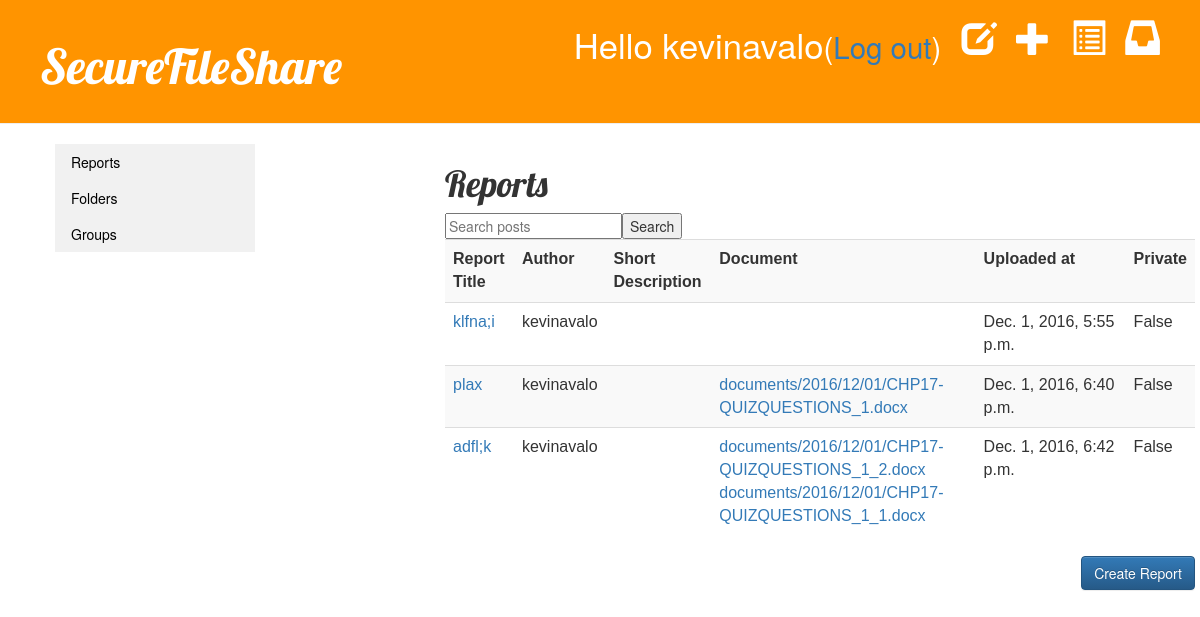
The app's page / (signed in) with its own data.
### blog/models.py (models this page shows, shortened)
class Report(models.Model): #this Report is a django model
    author = models.ForeignKey('auth.User') #link to another model
    title = models.CharField(max_length=200) #text with limited number of chars
    private = models.BooleanField(default=False) #checkbox for private
    short_description = models.CharField(max_length=100, blank=True)
    long_description = models.CharField(max_length=500, blank=True) #text with unlimited number of chars
    group = models.CharField(max_length=100, default="", blank=True)
    documents = models.ManyToManyField(Document)
    folder = models.ForeignKey(Folder, null=True, default=None, blank=True)
    upload_at = models.DateTimeField(auto_now_add=True)
    created_date = models.DateTimeField(default=timezone.now) #date and time
    published_date = models.DateTimeField(blank=True, null=True)

class Document(models.Model):
    document = models.FileField(upload_to='documents/%Y/%m/%d')

### blog/views.py (the view)
# urls.py: url(r'^$', views.report_list, name='report_list'), #views.report_list is the place to go if we arrive at the main page
@login_required
def report_list(request):
    query = request.GET.get("q")
    if query:
        reports = Report.objects.filter((
            Q(title__icontains=query)|
            Q(author__first_name__icontains=query)|
            Q(author__last_name__icontains=query)|
            Q(description__icontains=query)
        ) & Q(Q(private=False) | Q(author=request.user)) & Q(published_date__lte=timezone.now())) # fixing privacy issues with searching
    else:
        reports = Report.objects.filter(Q(Q(private=False) | Q(author=request.user)) & Q(published_date__lte=timezone.now())).order_by('published_date')
    return render(request, 'blog/report_list.html', {'reports': reports})

### blog/templates/blog/report_list.html
{% extends 'blog/base.html' %}
{% block content %}
<h1>Reports</h1>
{% if user.is_authenticated %}
<table width="1200" class="table table-inverse table-striped">
		<tr>
			<th>Report Title</th>
			<th>Author</th>
			<th>Short Description</th>
			<th>Document</th>
			<th>Uploaded at</th>
			<th>Private</th>
		</tr>
<form method='GET' action=''>
<input type='text' name='q' placeholder='Search posts' value='{{ request.GET.q }}'/>
<input type='submit' value='Search' />
{% for report in reports %}
		<tr>
			<td><a href="{% url 'report_detail' pk=report.pk %}">{{ report.title }}</a></td>
			<td>{{ report.author }}</td>
			<td>{{ report.short_description }}</td>
		<td>{% for document in report.documents.all %}
			<a href="{{ document.document.url }}">{{ document.document.name }}</a>
		{% endfor %}</td>
			<td width="20%">{{report.upload_at}}</td>
			<td>{{ report.private }}</td>
		</tr>
{% endfor %}
</table>
<a href="{% url 'report_new' %}"><button type="button" class="btn btn-primary">Create Report</button></a>
{% else %}
<p> Please <a href="{% url 'login' %}">login</a> to continue.</p>
{% endif %}
{% endblock %}
{% block sidebar %}
<ul class="subnavilist">
    <li><a href="{% url 'report_list' %} ">Reports</a></li>
    <li><a href="{% url 'folder_list' %} ">Folders</a></li>
    <li><a href="{% url 'group_list' %} ">Groups</a></li>
</ul>
{% endblock %}

### blog/templates/blog/base.html (shortened to what this page needs)
{% load static %}
<html>
  <head>
    <link rel="stylesheet" href="//maxcdn.bootstrapcdn.com/bootstrap/3.2.0/css/bootstrap.min.css">
    <link rel="stylesheet" href="//maxcdn.bootstrapcdn.com/bootstrap/3.2.0/css/bootstrap-theme.min.css">
    <link rel="stylesheet" href="{% static 'css/blog.css' %}">
  </head>
  <body>
    <div class="page-header">
      {% if user.is_authenticated %}
      <a href="{% url 'messages_inbox' %}" class="top-menu"><span class="glyphicon glyphicon-inbox"></span></a>
      <a href="{% url 'group_list' %}" class="top-menu"><span class="glyphicon glyphicon-list-alt"></span></a>
      <a href="{% url 'report_new' %}" class="top-menu"><span class="glyphicon glyphicon-plus"></span></a>
      <a href="{% url 'report_draft_list' %}" class="top-menu"><span class="glyphicon glyphicon-edit"></span></a>
      <p class="top-menu">Hello {{ user.username }}<small>(<a href="{% url 'logout' %}">Log out</a>)</small></p>
      {% else %}
      <a href="{% url 'login' %}" class="top-menu"><span class="glyphicon glyphicon-lock"></span></a>
      {% endif %}
      <h1><a href="/">SecureFileShare</a></h1>
    </div>
    <div class="content container">
      <div class="row">
        <div class="col-md-4">
          {% block sidebar %}
          {% endblock %}
        </div>
        <div class="col-md-8">
          {% block content %}
          {% endblock %}
        </div>
      </div>
    </div>
</body></html>

### blog/static/css/blog.css (style rules this page uses)
.page-header { background-color: #ff9400; margin-top: 0; padding: 20px 20px 20px 40px; }
.page-header h1, .page-header h1 a, .page-header h1 a:visited, .page-header h1 a:active { color: #ffffff; font-size: 36pt; text-decoration: none; }
.content { margin-left: 40px; }
h1, h2, h3, h4 { font-family: 'Lobster', cursive; }
.top-menu, .top-menu:hover, .top-menu:visited { color: #ffffff; float: right; font-size: 26pt; margin-right: 20px; }
table { font-family: arial, sans-serif; border-collapse: collapse; width: 100%; }
ul { list-style-type: none; margin: 0; padding: 0; width: 200px; background-color: #f1f1f1; }
li a { display: block; color: #000; padding: 8px 16px; text-decoration: none; }
.btn-primary { float: right; }

### records on screen
Report: title "klfna;i", author "kevinavalo", upload_at "Dec. 1, 2016, 5:55 p.m.", private "False"
Report: title "plax", author "kevinavalo", upload_at "Dec. 1, 2016, 6:40 p.m.", private "False"
Document: document.name "documents/2016/12/01/CHP17-QUIZQUESTIONS_1.docx"
Report: title "adfl;k", author "kevinavalo", upload_at "Dec. 1, 2016, 6:42 p.m.", private "False"
Document: document.name "documents/2016/12/01/CHP17-QUIZQUESTIONS_1_2.docx"
Document: document.name "documents/2016/12/01/CHP17-QUIZQUESTIONS_1_1.docx"

### other values on screen
{{ user.username }} "kevinavalo"
